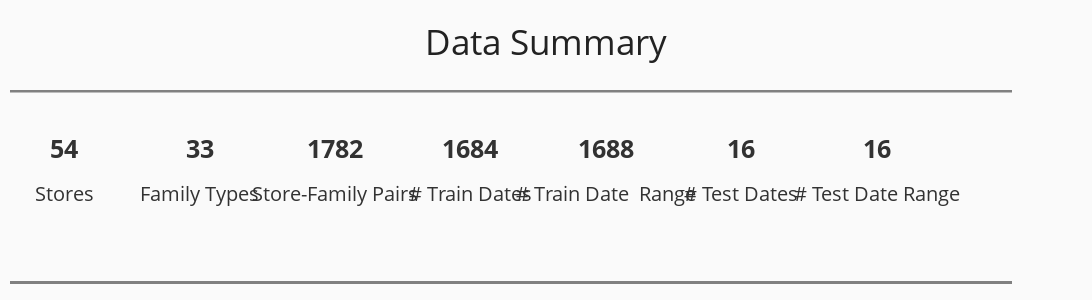

The notebook cell saved with this chart:
### Markdown cell above
* Let's get the summary of what we have in our datasets

### Code cell
num_family = train.family.nunique()
num_store = train.store_nbr.nunique()
num_sf = train.groupby(["store_nbr", "family"]).ngroups
train_start = train.date.min().date()
train_end = train.date.max().date()
num_train_date = train.date.nunique()
train_range_len = (train_end - train_start).days + 1
test_start = test.date.min().date()
test_end = test.date.max().date()
num_test_date = test.date.nunique()
test_range_len = (test_end - test_start).days + 1

formatted_values = [f"<span style='font-size:25px'><b>{num_store}</b></span>",
                   f"<span style='font-size:25px'><b>{num_family}</b></span>",
                   f"<span style='font-size:25px'><b>{num_sf}</b></span>",
                   f"<span style='font-size:25px'><b>{num_train_date}</b></span>",
                   f"<span style='font-size:25px'><b>{train_range_len}</b></span>",
                   f"<span style='font-size:25px'><b>{num_test_date}</b></span>",
                   f"<span style='font-size:25px'><b>{test_range_len}</b></span>",]
headings = ["Stores", "Family Types", "Store-Family Pairs", "# Train Dates", "# Train Date  Range", "# Test Dates", "# Test Date Range"]

fig=go.Figure()
fig.add_trace(go.Scatter(
    x=[0, 1, 2, 3, 4, 5, 6, 7],
    y=[1.6] * 7,
    mode="text", 
    text=formatted_values,
    textposition="bottom center"
))
fig.add_trace(go.Scatter(
    x=[0, 1, 2, 3, 4, 5, 6, 7],
    y=[1.1] * 7,
    mode="text", 
    text=headings,
    textposition="bottom center"
))
fig.add_hline(y=2.2, line_width=5, line_color='gray')
fig.add_hline(y=0.0, line_width=3, line_color='gray')
fig.update_yaxes(visible=False)
fig.update_xaxes(visible=False)
fig.update_layout(showlegend=False, height=300, width=1300, 
                  title='Data Summary', title_x=0.5, title_y=0.9,
                  xaxis_range=[-0.4,7], yaxis_range=[-0.2,2.2],
                  plot_bgcolor='#fafafa', paper_bgcolor='#fafafa',
                  font=dict(size=20, color='#323232'),
                  title_font=dict(size=35, color='#222'),
                  margin=dict(t=90,l=10,b=0,r=80), 
    )

### Figure 1 — Plotly figure (JSON) as saved in the notebook; plotly's stock layout.template omitted (floating-point values rounded to 4 significant figures)
{"data": [{"mode": "text", "text": ["<span style='font-size:25px'><b>54</b></span>", "<span style='font-size:25px'><b>33</b></span>", "<span style='font-size:25px'><b>1782</b></span>", "<span style='font-size:25px'><b>1684</b></span>", "<span style='font-size:25px'><b>1688</b></span>", "<span style='font-size:25px'><b>16</b></span>", "<span style='font-size:25px'><b>16</b></span>"], "textposition": "bottom center", "type": "scatter", "x": [0, 1, 2, 3, 4, 5, 6, 7], "y": [1.6, 1.6, 1.6, 1.6, 1.6, 1.6, 1.6]}, {"mode": "text", "text": ["Stores", "Family Types", "Store-Family Pairs", "# Train Dates", "# Train Date  Range", "# Test Dates", "# Test Date Range"], "textposition": "bottom center", "type": "scatter", "x": [0, 1, 2, 3, 4, 5, 6, 7], "y": [1.1, 1.1, 1.1, 1.1, 1.1, 1.1, 1.1]}], "layout": {"font": {"color": "#323232", "size": 20}, "height": 300, "margin": {"b": 0, "l": 10, "r": 80, "t": 90}, "paper_bgcolor": "#fafafa", "plot_bgcolor": "#fafafa", "shapes": [{"line": {"color": "gray", "width": 5}, "type": "line", "x0": 0, "x1": 1, "xref": "x domain", "y0": 2.2, "y1": 2.2, "yref": "y"}, {"line": {"color": "gray", "width": 3}, "type": "line", "x0": 0, "x1": 1, "xref": "x domain", "y0": 0, "y1": 0, "yref": "y"}], "showlegend": false, "title": {"font": {"color": "#222", "size": 35}, "text": "Data Summary", "x": 0.5, "y": 0.9}, "width": 1300, "xaxis": {"range": [-0.4, 7], "visible": false}, "yaxis": {"range": [-0.2, 2.2], "visible": false}}}
